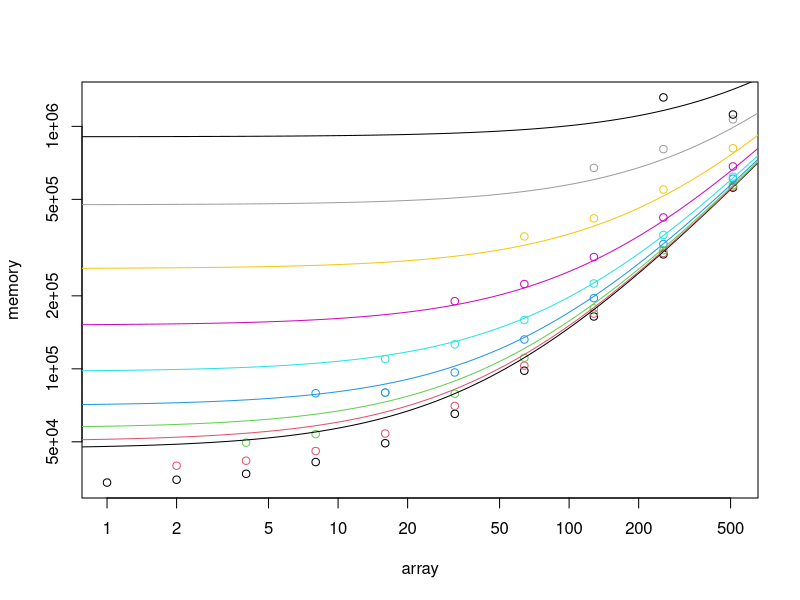
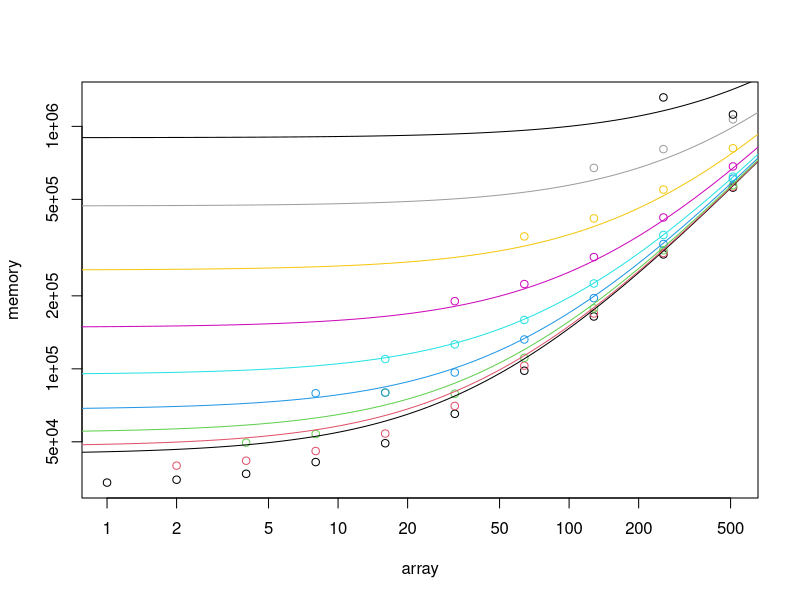
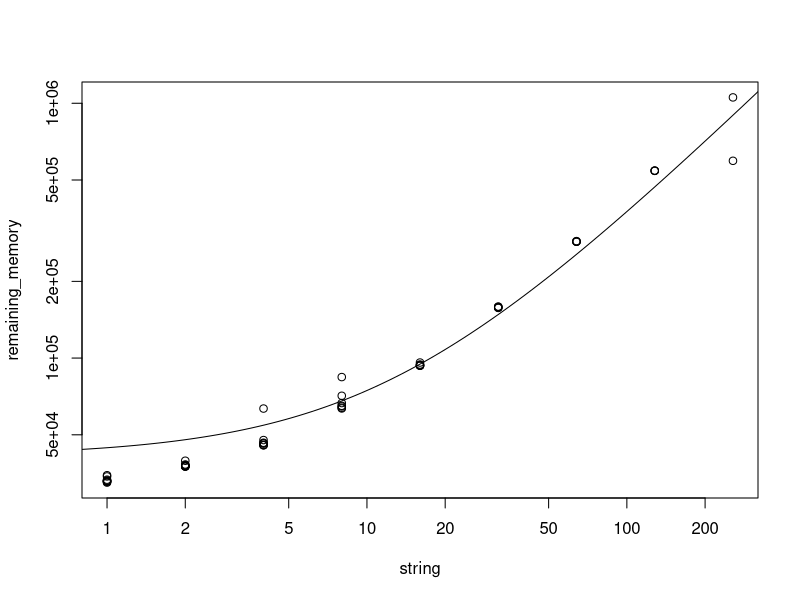

Recreate these plots in R, in order.
data <- read.csv("results.csv", header = FALSE)
names(data) <- c("array", "string", "memory")
attach(data)
regression <- lm(memory ~ array + string)
summary(regression)

plot(array, memory, col = log(string, 2) + 1, log = "xy")
for (i in 0:8) {
  s = 2 ^ i
  abline(regression$coefficients[1] + regression$coefficients[3] * s, regression$coefficients[2],
         untf = TRUE, col = i + 1)
}

# Quadratic? Doesn't help that much
string2 <- string ^ 2
regression2 <- lm(memory ~ array + string + string2)
summary(regression2)

# Set one of the coefficients to 1024
remaining_memory <- memory - 1024 * array
regression3 <- lm(remaining_memory ~ string)
summary(regression3)

plot(array, memory, col = log(string, 2) + 1, log = "xy")
for (i in 0:8) {
  s = 2 ^ i
  abline(regression3$coefficients[1] + regression3$coefficients[2] * s, 1024, untf = TRUE, col = i + 1)
}
plot(string, remaining_memory, log = "xy")
abline(regression3$coefficients[1], regression3$coefficients[2], untf = TRUE)
